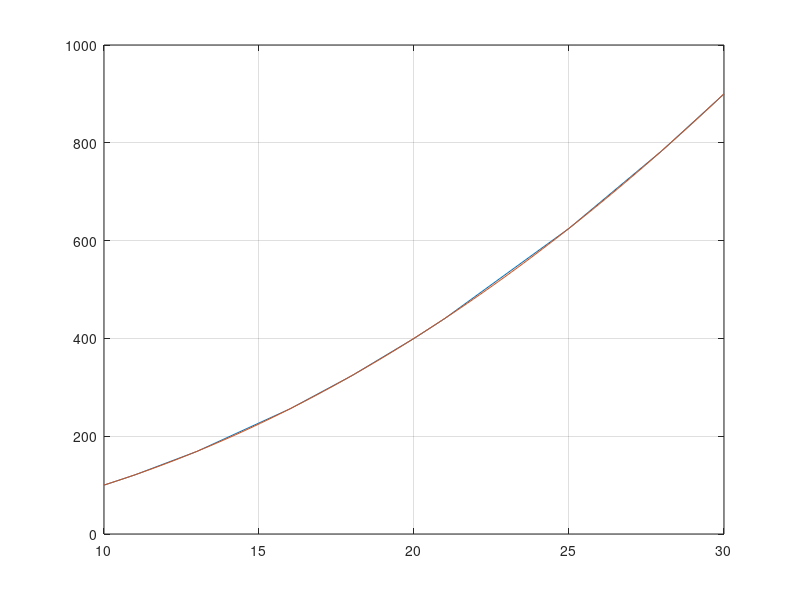

Reproduce this figure in MATLAB.
x=[10, 11, 13, 16, 18, 20, 21, 25, 28, 30];
y=[3.3, 4, 5.1, 7, 11, 13, 14, 15, 17, 18];
n = 10;
T = linspace(10,30);
y = x.^2;
A = [sum(x.^4),sum(x.^3),sum(x.^2); sum(x.^3),sum(x.^2), sum(x); sum(x.^2), sum(x), n];
B = [sum((x.^2).*y);sum(x.*y);sum(y)];
X = inv(A)*B;
y1= @(x) X(3,1)+X(2,1).*x+X(1,1).*x.^2;
plot(x,y,T, y1(T));
grid on;